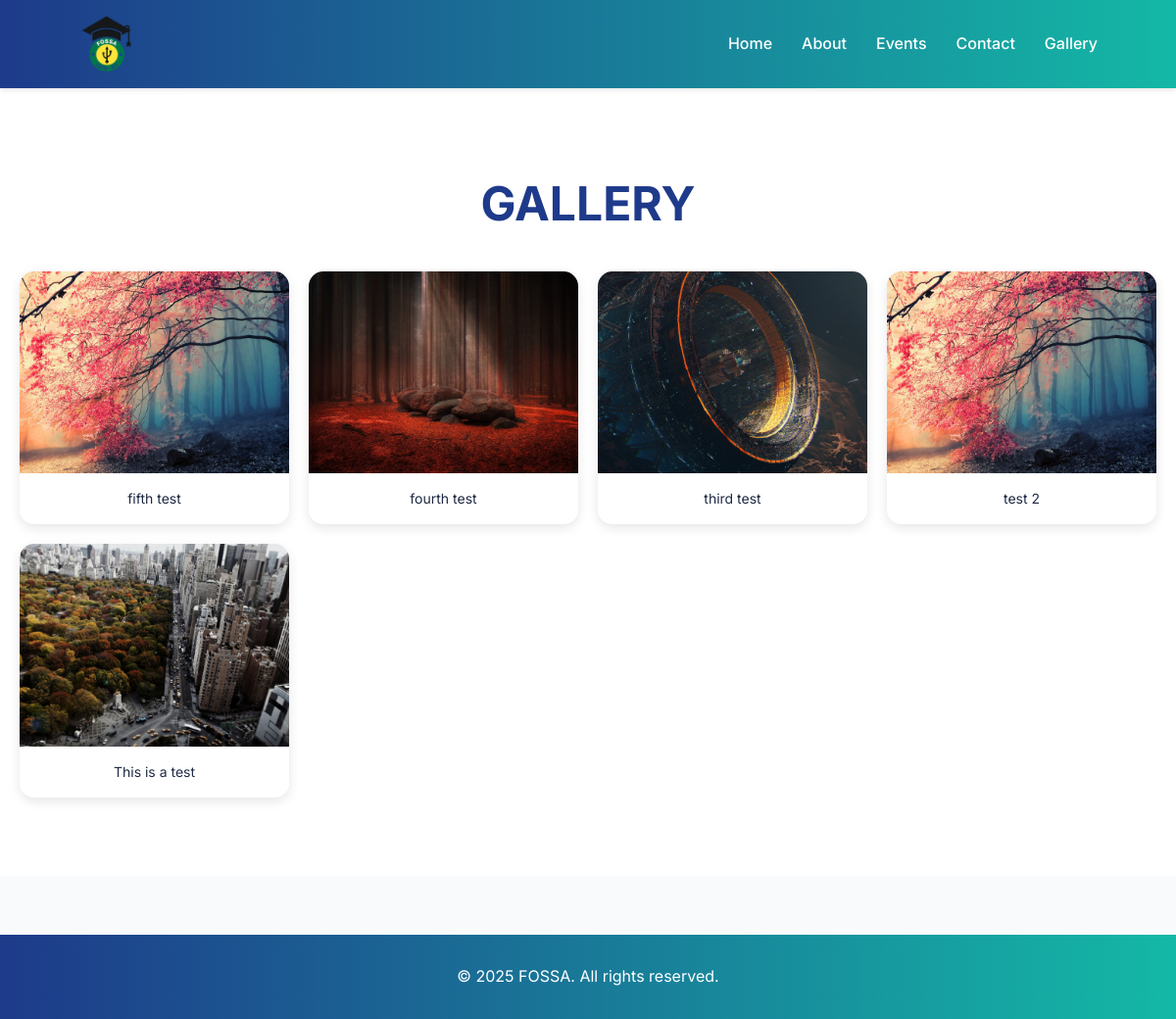
Page /gallery/ on the committed database.
### app/models.py (models this page shows, shortened)
class Gallery(models.Model):
    title = models.CharField(max_length=200)
    image = models.ImageField(upload_to='gallery/', blank=True, null=True)
    caption = models.TextField(blank=True, null=True)
    uploaded_at = models.DateTimeField(auto_now_add=True)
    class Meta:
        ordering = ['-uploaded_at']

### app/views.py (the view)
# urls.py: path('gallery/', views.gallery, name='gallery'),
def gallery(request):
    galleries = Gallery.objects.all()
    return render(request, 'gallery.html', {'galleries': galleries})

### templates/gallery.html (shortened to what this page needs)
{% extends 'base.html' %}
{% block content %}
    <section id="gallery" class="section">
        <h2>Gallery</h2>
        <div class="gallery-grid">
            {% for gallery in galleries %}
                <div class="gallery-item">
                    <div class="gallery-image-wrapper">
                        <img src="{{ gallery.image.url|default:'https://via.placeholder.com/300x200' }}" alt="{{ gallery.title }}">
                    </div>
                    {% if gallery.caption %}
                        <p class="gallery-caption">{{ gallery.caption }}</p>
                    {% endif %}
                </div>
            {% empty %}
                <p>No images in the gallery yet.</p>
            {% endfor %}
        </div>
    </section>
{% endblock %}

### static/css/styles.css (style rules this page uses)
* { margin: 0; padding: 0; box-sizing: border-box; font-family: 'Inter', sans-serif; }
body { line-height: 1.6; color: #1f2a44; background-color: #f9fafb; }
.section { padding: 80px 20px; max-width: 1200px; margin: 0 auto; text-align: center; background-color: #ffffff; }
.section h2 { font-size: 48px; font-weight: 700; color: #1e3a8a; margin-bottom: 30px; text-transform: uppercase; }
.gallery-grid { display: grid; grid-template-columns: repeat(auto-fit, minmax(250px, 1fr)); gap: 20px; margin-top: 30px; max-width: 1200px; margin-left: auto; margin-right: auto; }
.gallery-item { background: #ffffff; border-radius: 15px; overflow: hidden; box-shadow: 0 4px 12px rgba(0, 0, 0, 0.1); transition: transform 0.3s ease, box-shadow 0.3s ease; position: relative; }
.gallery-image-wrapper { width: 100%; padding-top: 75%; position: relative; overflow: hidden; }
.gallery-image-wrapper img { position: absolute; top: 0; left: 0; width: 100%; height: 100%; object-fit: cover; transition: transform 0.3s ease; }
.gallery-caption { padding: 15px; text-align: center; font-size: 14px; color: #1f2a44; background: rgba(255, 255, 255, 0.9); position: relative; z-index: 1; }

### rows in the picture
Gallery: image (picture), caption "fifth test"
Gallery: image (picture), caption "fourth test"
Gallery: image (picture), caption "third test"
Gallery: image (picture), caption "test 2"
Gallery: image (picture), caption "This is a test"
